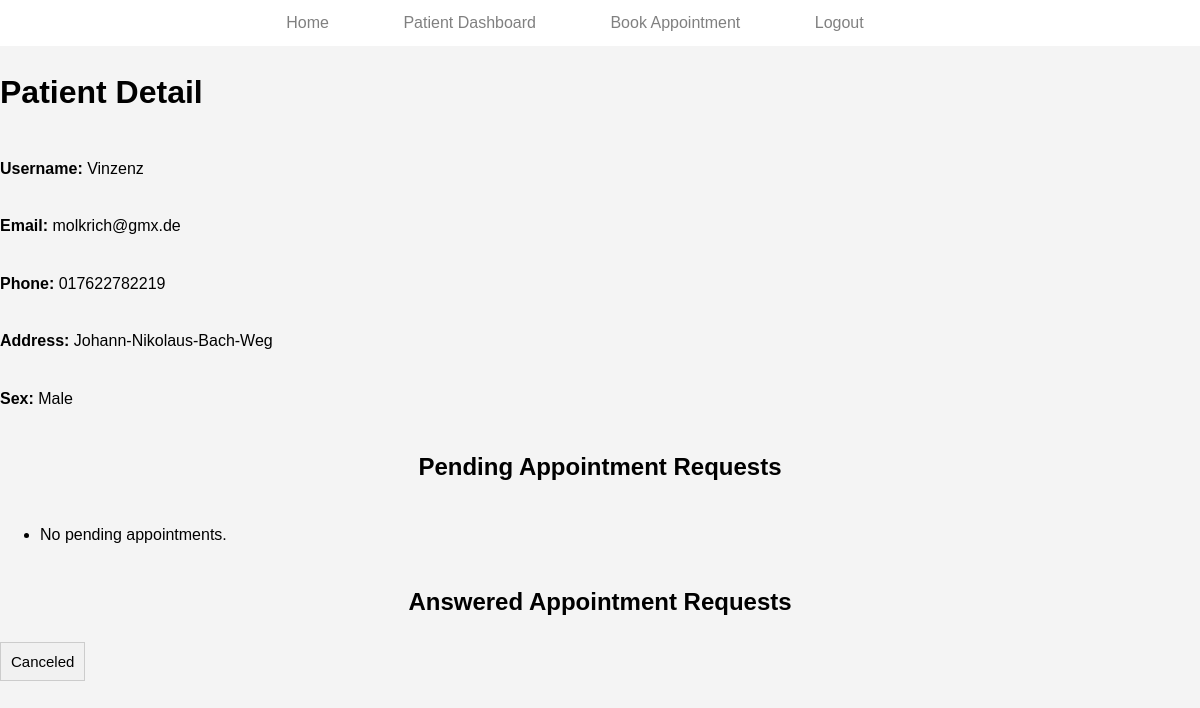
The page /bookings/patient/ (signed in) on the database as committed earlier.
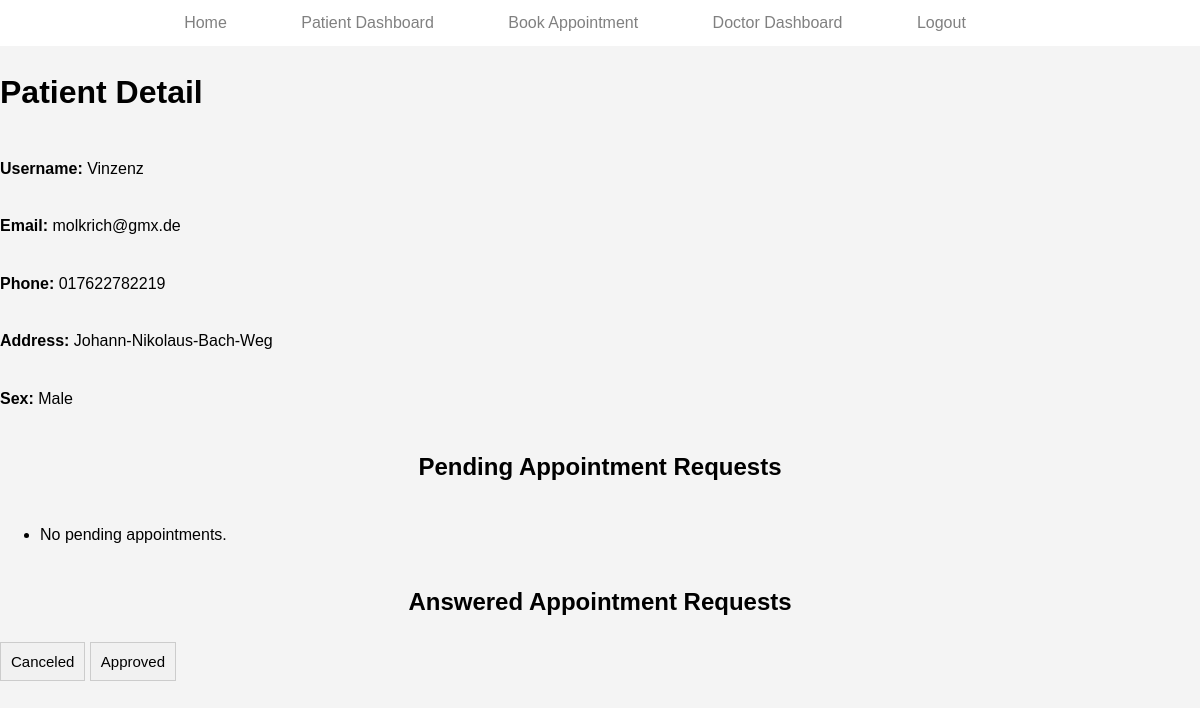
The same page on the database as committed later.
### bookings/models.py (models this page shows, shortened)
class Appointment(models.Model):
    STATUS_CHOICES = [
        ('pending', 'Pending'),
        ('approved', 'Approved'),
        ('rejected', 'Rejected'),
        ('canceled', 'Canceled'),
    ]
    patient = models.ForeignKey(Patient, on_delete=models.CASCADE)
    doctor = models.ForeignKey(Doctor, on_delete=models.CASCADE)
    date = models.DateField()
    time = models.TimeField()
    reason = models.TextField()
    status = models.CharField(max_length=10, choices=STATUS_CHOICES, default='pending')

### bookings/views.py (the view)
# urls.py: path('patient/', views.patient_detail, name='patient_detail'),
@login_required
def patient_detail(request):
    try:
        patient = Patient.objects.get(user=request.user)
        pending_appointments = Appointment.objects.filter(patient=patient, status='pending')
        other_appointments = Appointment.objects.filter(patient=patient).exclude(status='pending')
        appointments_by_status = {}
        for appointment in other_appointments:
            if appointment.status not in appointments_by_status:
                appointments_by_status[appointment.status] = []
            appointments_by_status[appointment.status].append(appointment)
        return render(request, 'bookings/patient_detail.html', {
            'patient': patient,
            'pending_appointments': pending_appointments,
            'appointments_by_status': appointments_by_status,
        })
    except ObjectDoesNotExist:
        messages.error(request, "Patient details not found.")
        return redirect('index')

### bookings/context_processors.py (called while the page is built)
def user_roles(request):
    if request.user.is_authenticated:
        is_patient = Patient.objects.filter(user=request.user).exists()
        is_doctor = Doctor.objects.filter(user=request.user).exists()
        return {
            'is_patient': is_patient,
            'is_doctor': is_doctor,
        }
    return {}

### bookings/templates/bookings/patient_detail.html (shortened to what this page needs)
{% load static %}
<!DOCTYPE html>
<html>
<head>
    <link rel="stylesheet" type="text/css" href="{% static 'css/styles.css' %}">
</head>
<body>
    <header>
        <nav>
            <ul>
                <li><a href="{% url 'index' %}">Home</a></li>
                {% if user.is_authenticated %}
                    {% if user.patient %}
                        <li><a href="{% url 'patient_detail' %}">Patient Dashboard</a></li>
                        <li><a href="{% url 'book_appointment' %}">Book Appointment</a></li>
                    {% endif %}
                    {% if user.doctor %}
                        <li><a href="{% url 'doctor_dashboard' %}">Doctor Dashboard</a></li>
                    {% endif %}
                    <li><a href="{% url 'logout' %}">Logout</a></li>
                {% else %}
                    <li><a href="{% url 'login' %}">Login</a></li>
                    <li><a href="{% url 'register_patient' %}">Register</a></li>
                {% endif %}
            </ul>
        </nav>
    </header>
    <h1>Patient Detail</h1>
    <p><strong>Username:</strong> {{ patient.user.username }}</p>
    <p><strong>Email:</strong> {{ patient.user.email }}</p>
    <p><strong>Phone:</strong> {{ patient.phone }}</p>
    <p><strong>Address:</strong> {{ patient.address }}</p>
    <p><strong>Sex:</strong> {{ patient.get_sex_display }}</p>
    <h2>Pending Appointment Requests</h2>
    <ul>
        {% if pending_appointments %}
            {% for appointment in pending_appointments %}
                <li>
                    <strong>Doctor:</strong> {{ appointment.doctor.user.username }}<br>
                    <strong>Date:</strong> {{ appointment.date }}<br>
                    <strong>Time:</strong> {{ appointment.time }}<br>
                    <strong>Reason:</strong> {{ appointment.reason }}<br>
                    <strong>Status:</strong> {{ appointment.get_status_display }}<br>
                    <button onclick="openModal({{ appointment.id }}, '{{ appointment.date }}', '{{ appointment.time }}', '{{ appointment.reason }}', '{% url 'edit_appointment' 0 %}')">Edit</button>
                    <form method="post" action="{% url 'patient_cancel_appointment' appointment.id %}" style="display:inline;">
                        {% csrf_token %}
                        <button type="submit">Cancel</button>
                    </form>
                </li>
            {% endfor %}
        {% else %}
            <li>No pending appointments.</li>
        {% endif %}
    </ul>
    <h2>Answered Appointment Requests</h2>
    <div>
        {% if appointments_by_status %}
            {% for status, appointments in appointments_by_status.items %}
                <button class="accordion">{{ status|title }}</button>
            {% endfor %}
        {% else %}
            <li>No answered appointments.</li>
        {% endif %}
    </div>
</body>
</html>

Rows that differ between the two databases and show on the page:
added Appointment: status "Approved"
Other text that changed with them:
text now shown: "Doctor Dashboard"
